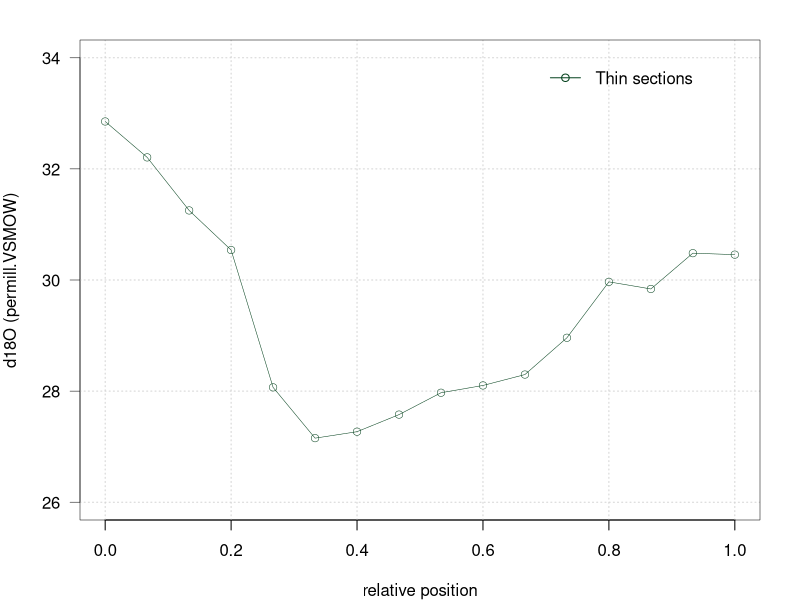
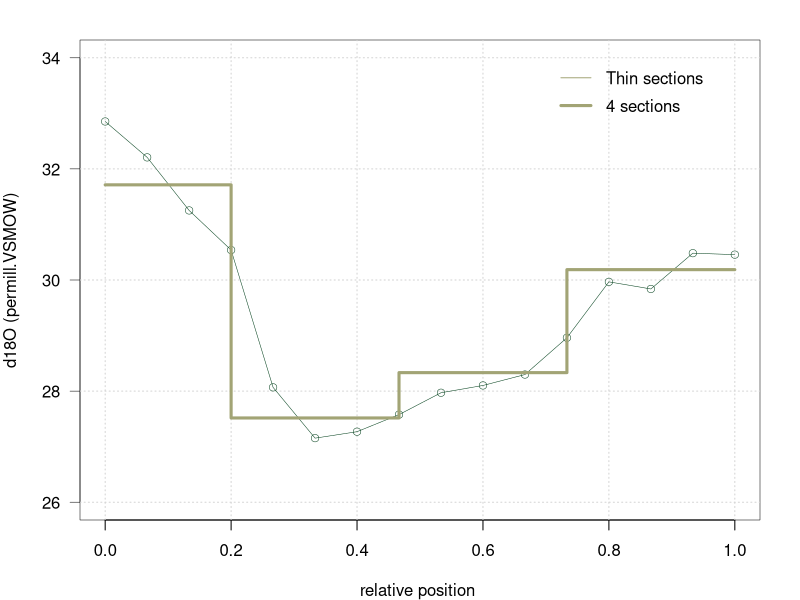
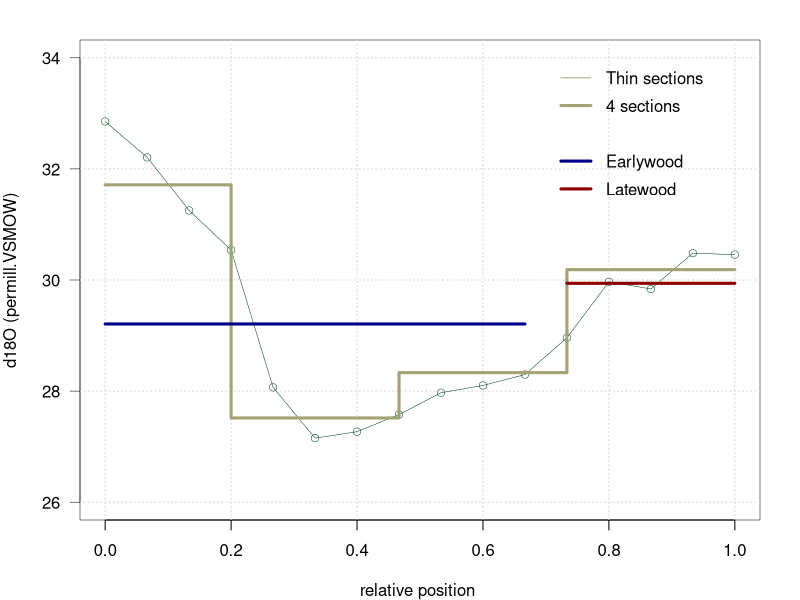
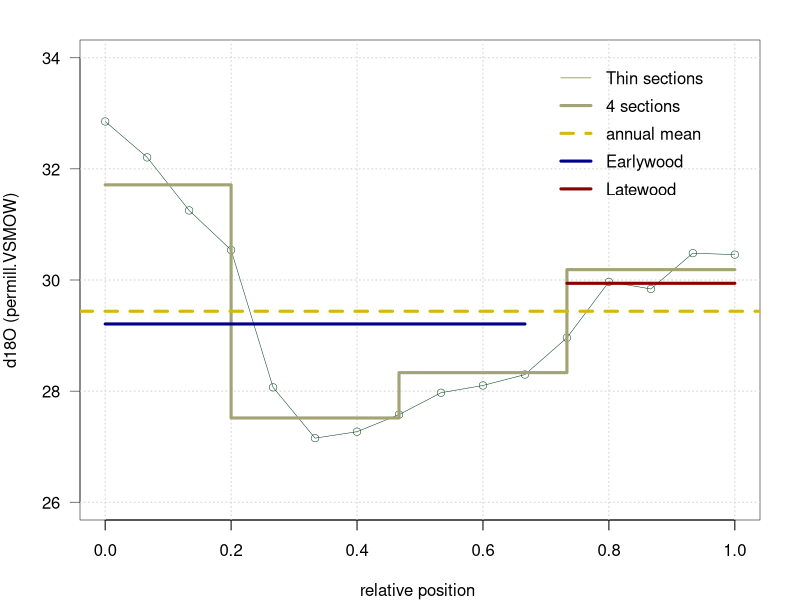
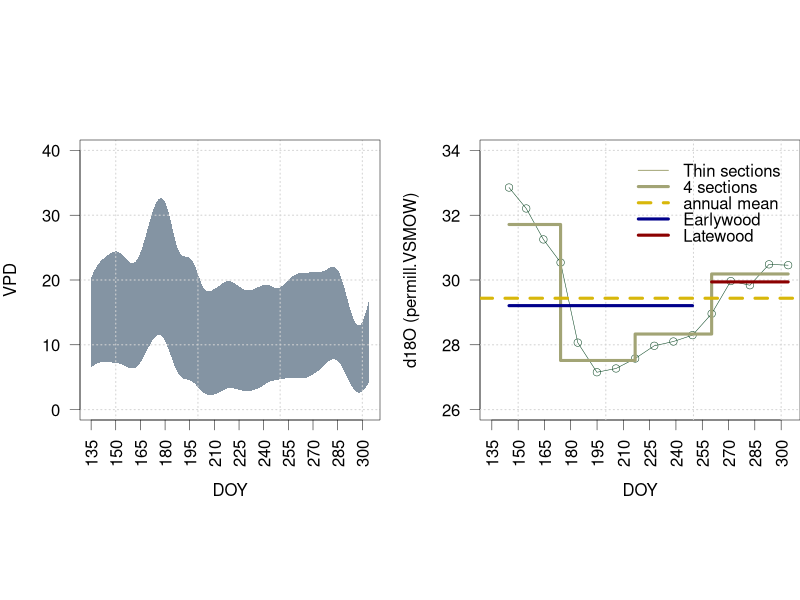
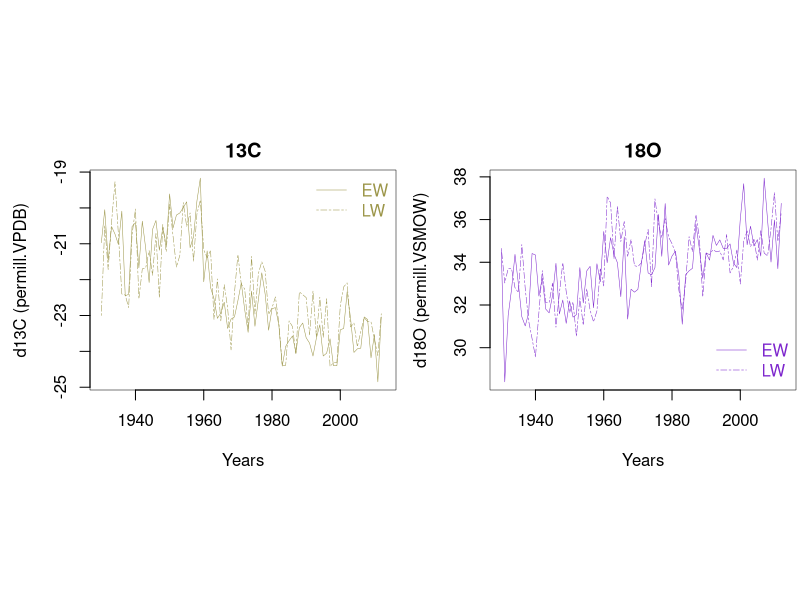
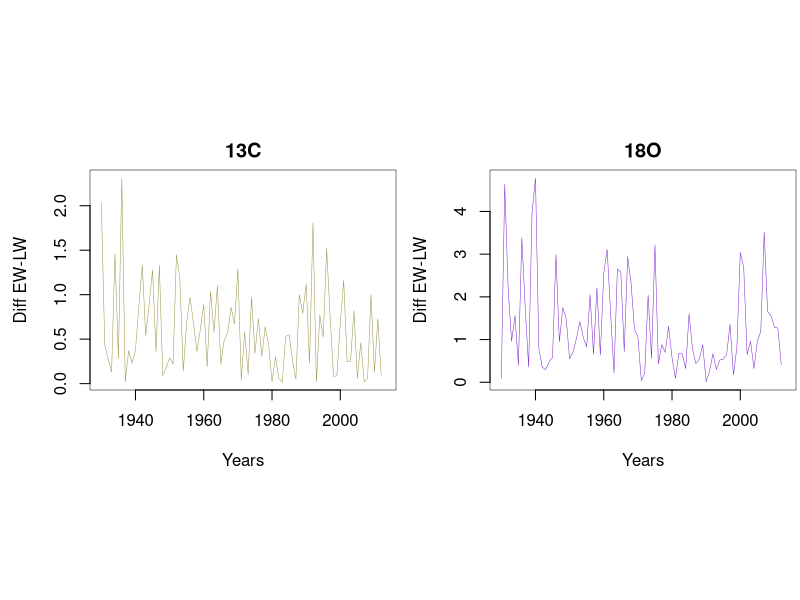
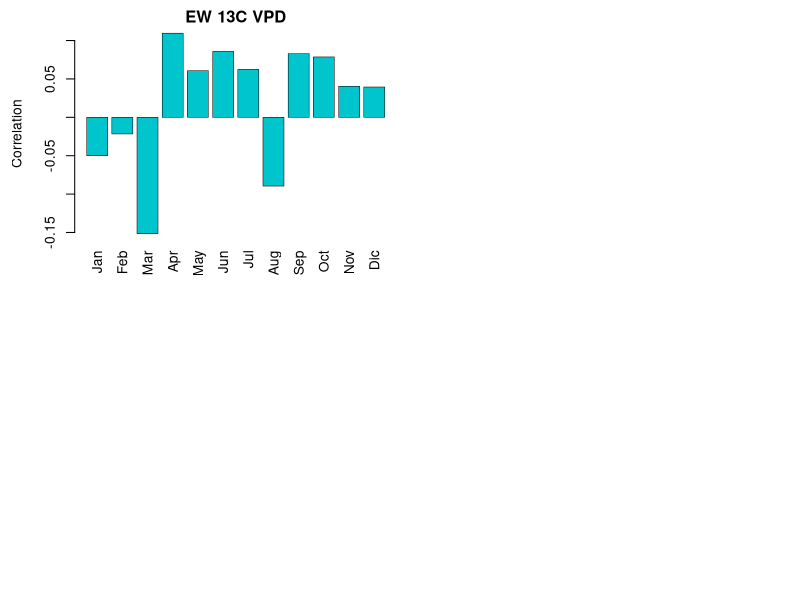

Write R code to recreate these figures, in order. (Note: this script raises an error after producing the figures.)
## ---- chunk 1
# Read the high resolution 18O data for 1998.
HEL_98 <- read.csv("Data_Notebook5_part1/high_res_HEL_1998.csv") [,c(2,3,8)]
# color vector for plots
colb1 <- c("#D8B70A","#02401B","#A2A475","#D67236") 
## ---- chunk 2
par(mar=c(4,4,2,2),lwd=0.5)
plot(HEL_98[,3], HEL_98[,2], type="n", ylim=c(26,34), xlim=c(0,1), axes=F, xlab = "relative position", ylab = "d18O (permill.VSMOW)")
axis(1)
axis(2,lwd=0.5,las=2)
grid(lwd=1)
box()
lines( HEL_98[,3],HEL_98[,2], type="o",col=colb1[2],lwd=0.5, pch=1)
legend(x = 0.7, y = 34, legend = "Thin sections", col=colb1[2] , bty = "n",lwd=1,lty=1,pch = 1)
## ---- chunk 3
# select the sections per quarter
p25<- round(0.25*nrow(HEL_98),0)
p50<- round(0.50*nrow(HEL_98),0)
p75<- round(0.75*nrow(HEL_98),0)
p100<- round(1*nrow(HEL_98),0)
HEL_98_quarter  <- c(rep(mean(HEL_98[,2][1:p25], na.rm = T),length(1:p25)),
                  rep(mean(HEL_98[,2][(1+p25):p50], na.rm = T),length((1+p25):p50)),
                  rep(mean(HEL_98[,2][(1+p50):p75], na.rm = T),length((1+p50):p75)),
                  rep(mean(HEL_98[,2][(1+p75):p100], na.rm = T),length((1+p75):p100)))
## ---- chunk 4
par(mar=c(4,4,2,2),lwd=0.5)
plot(HEL_98[,3], HEL_98[,2], type="n", ylim=c(26,34), xlim=c(0,1), axes=F, xlab = "relative position ", ylab = "d18O (permill.VSMOW)");box()
axis(1)
axis(2,lwd=0.5,las=2)
grid(lwd=1)
lines( HEL_98[,3],HEL_98[,2], type="o",col=colb1[2],lwd=0.5, pch=1)
legend(x = 0.7, y = 34, legend = "Thin sections", col=colb1[3] , bty = "n",lwd=1)
# add the values of the quarters (equally distanced thin sections)
lines( HEL_98[,3],HEL_98_quarter, type="S",col=colb1[3],lwd=3)
legend(x = 0.7, y = 33.5, legend = "4 sections", col=colb1[3] , bty = "n",lwd=3)
## ---- chunk 5
#  We can estimate a % of EW and LW from total thin sections measurements as follows:
EW_1998 <- mean(HEL_98[,2][1:11], na.rm = T)
LW_1998 <- mean(HEL_98[,2][12:16], na.rm = T)
## ---- chunk 6
par(mar=c(4,4,2,2),lwd=0.5)
plot(HEL_98[,3], HEL_98[,2], type="n", ylim=c(26,34), xlim=c(0,1), axes=F, xlab = "relative position ", ylab = "d18O (permill.VSMOW)");box()
axis(1)
axis(2,lwd=0.5,las=2)
grid(lwd=1)
lines( HEL_98[,3],HEL_98[,2], type="o",col=colb1[2],lwd=0.5, pch=1)
legend(x = 0.7, y = 34, legend = "Thin sections", col=colb1[3] , bty = "n",lwd=1)
# add the values of the quarters (equally distanced thin sections)
lines( HEL_98[,3],HEL_98_quarter, type="S",col=colb1[3],lwd=3)
legend(x = 0.7, y = 33.5, legend = "4 sections", col=colb1[3] , bty = "n",lwd=3)
# Add the values EW and LW 
lines(HEL_98[,3][1:11], rep(EW_1998, 11),type="s",col="darkblue",lwd=3  )#EW
legend(x = 0.7, y = 32.5, legend = "Earlywood", col="darkblue" , bty = "n",lwd=3)
lines(HEL_98[,3][12:16], rep(LW_1998, 5),type="s",col="darkred",lwd=3  )#LW
legend(x = 0.7, y = 32, legend = "Latewood", col="darkred" , bty = "n",lwd=3)
## ---- chunk 7
#Here you will need to estimate the  average of the ring based on the thin sections provided.
# example 
HEL_98_complete <- mean(HEL_98[,2])
## ---- chunk 8
par(mar=c(4,4,2,2),lwd=0.5)
plot(HEL_98[,3], HEL_98[,2], type="n", ylim=c(26,34), xlim=c(0,1), axes=F, xlab = "relative position ", ylab = "d18O (permill.VSMOW)");box()
axis(1)
axis(2,lwd=0.5,las=2)
grid(lwd=1)
lines( HEL_98[,3],HEL_98[,2], type="o",col=colb1[2],lwd=0.5, pch=1)
legend(x = 0.7, y = 34, legend = "Thin sections", col=colb1[3] , bty = "n",lwd=1)
# add the values of the quarters (equally distanced thin sections)
lines( HEL_98[,3],HEL_98_quarter, type="S",col=colb1[3],lwd=3)
legend(x = 0.7, y = 33.5, legend = "4 sections", col=colb1[3] , bty = "n",lwd=3)
# Add the values EW and LW 
lines(HEL_98[,3][1:11], rep(EW_1998, 11),type="s",col="darkblue",lwd=3  )#EW
legend(x = 0.7, y = 32.5, legend = "Earlywood", col="darkblue" , bty = "n",lwd=3)
lines(HEL_98[,3][12:16], rep(LW_1998, 5),type="s",col="darkred",lwd=3  )#LW
legend(x = 0.7, y = 32, legend = "Latewood", col="darkred" , bty = "n",lwd=3)
# add the annual 18O value
abline(h = HEL_98_complete,col=colb1[1],lwd=3,lty=2)
legend(x = 0.7, y = 33, legend = "annual mean", col=colb1[1] , bty = "n",lwd=3,lty=2)
## ---- chunk 9
#read VPD data for this site
VPD_HEL <- read.csv("Data_Notebook5_part1/VPD_1998_1999_HEL.csv" )[,c(2,3,4)]
# Note that the VPD values are reported for Day of the year
par(mar=c(4,4,2,0),lwd=0.5)
layout(matrix(1:2,nrow = 1, ncol = 2,byrow = T), widths = c(10,10),heights = c(10,10),respect = TRUE)
#VPD_1998
par(mar=c(4,4,2,1),lwd=0.5)
plot(x = c(1:10),y=c(1:10),xlim = c(135,304), ylim = c(0,40) , type = "n", axes = F, xlab = "DOY", ylab = "VPD")
polygon(x = c(VPD_HEL[,1], rev(VPD_HEL[,1])), y = c(VPD_HEL[,2], rev(VPD_HEL[,3])), border = F, col = rgb(0.2,0.3,0.4,0.6))
axis(1, at = seq(135,304,15),lwd=0.5,las=2)
axis(2,at = seq(0,40, 10), las=2,lwd=0.5)
grid(lwd=1)
box()
# Note that the d18O values are plotted vs  Day of the year
par(mar=c(4,4,2,0),lwd=0.5)
plot(HEL_98[,1], HEL_98[,2], type="n", ylim=c(26,34), xlim=c(135,304), axes=F, xlab = "DOY", ylab = "d18O (permill.VSMOW)");box()
axis(1, at = seq(135,304,15),lwd=0.5,las=2)
axis(2,lwd=0.5,las=2)
grid(lwd=1)
lines( HEL_98[,1],HEL_98[,2], type="o",col=colb1[2],lwd=0.5, pch=1)
legend(x = 210, y = 34, legend = "Thin sections", col=colb1[3] , bty = "n",lwd=1)
# add the values of the quarters (equally distanced thin sections)
lines( HEL_98[,1],HEL_98_quarter, type="S",col=colb1[3],lwd=3)
legend(x = 210, y = 33.5, legend = "4 sections", col=colb1[3] , bty = "n",lwd=3)
# Add the values EW and LW 
lines(HEL_98[,1][1:11], rep(EW_1998, 11),type="s",col="darkblue",lwd=3  )#EW
legend(x = 210, y = 32.5, legend = "Earlywood", col="darkblue" , bty = "n",lwd=3)
lines(HEL_98[,1][12:16], rep(LW_1998, 5),type="s",col="darkred",lwd=3  )#LW
legend(x = 210, y = 32, legend = "Latewood", col="darkred" , bty = "n",lwd=3)
# add the annual 18O value
abline(h = HEL_98_complete,col=colb1[1],lwd=3,lty=2)
legend(x = 210, y = 33, legend = "annual mean", col=colb1[1] , bty = "n",lwd=3,lty=2)

## ---- chunk 10
RCP_iso <- read.csv("Data_Notebook5_part2/RCP_Isotope_data_EW_LW.csv")[,c(2:5)]
EW.13C <- ts(RCP_iso[,1], start=1930, frequency=1)
LW.13C <- ts(RCP_iso[,2], start=1930, frequency=1)
EW.18O <- ts(RCP_iso[,3], start=1930, frequency=1)
LW.18O <- ts(RCP_iso[,4], start=1930, frequency=1)
## ---- chunk 11
par(mar=c(4,4.5,2,0.2))
layout(matrix(1:2,nrow = 1, ncol = 2,byrow = T), widths = c(2,2),heights = c(1.7,1.7),respect = TRUE)
ts.plot(EW.13C,ylab="d13C (permill.VPDB)",xlab="Years", col="#9C964A",main="13C")
lines(LW.13C,col="#9C964A", lty=6)
legend("topright", c("EW","LW"), lty=c(1,6), col=c("#9C964A","#9C964A"), text.col =c("#9C964A","#9C964A"), bty = "n")
ts.plot(EW.18O,ylab="d18O (permill.VSMOW)",xlab="Years", col="purple3",main="18O")
lines(LW.18O,col="purple3", lty=6)
legend("bottomright", c("EW","LW"), lty=c(1,6), col=c("purple3","purple3"), text.col =c("purple3","purple3"), bty = "n")
## ---- chunk 12
# First  calculate the difference between EW and LW for each isotope
diff.13C <- abs(LW.13C-EW.13C)
diff.18O <- abs(LW.18O-EW.18O)
## ---- chunk 13
par(mar=c(4,4.5,2,0.2))
layout(matrix(1:2,nrow = 1, ncol = 2,byrow = T), widths = c(2,2),heights = c(1.7,1.7),respect = TRUE)
ts.plot(diff.13C,ylab="Diff EW-LW",xlab="Years", col="#9C964A",main="13C")
ts.plot(diff.18O,ylab="Diff EW-LW",xlab="Years", col="purple3",main="18O")
## ---- chunk 14
# Read climate variables: VPD and precipitation. These data are from PRISM and cover the period from 1895-2015
RCP.vpd <- ts((read.csv("Data_Notebook5_part2/RCP_VPD_prism(monthly_1895_2015).csv")[,c(2:13)]), start=1895, frequency=1)
RCP.pcp <- ts((read.csv("Data_Notebook5_part2/RCP_precipitation_(mm)_1901-2012.csv")[,c(2:13)]), start=1901, frequency=1)
# Note that you need to subset the climate data for the period of the tree ring record (1930-2012)
## ---- chunk 15
# you can use monthly averages to look at seasonal patterns of VPD and PCP (barplot)
## ---- chunk 16
# For VPD
EW.13C.vpd <- ts.union(EW.13C,RCP.vpd)
LW.13C.vpd <- ts.union(LW.13C,RCP.vpd)
EW.18O.vpd <- ts.union(EW.18O,RCP.vpd)
EW.18O.vpd <- ts.union(EW.18O,RCP.vpd)

# For Precipitation
EW.13C.pcp <- ts.union(EW.13C,RCP.pcp)
LW.13C.pcp <- ts.union(LW.13C,RCP.pcp)
EW.18O.pcp <- ts.union(EW.18O,RCP.pcp)
EW.18O.pcp <- ts.union(EW.18O,RCP.pcp)

## ---- chunk 17
# here is an example for EW13C and VPD including renaming the columns for better plots
correl.EW.13C.vpd <- cor(EW.13C.vpd,use="p"); colnames(correl.EW.13C.vpd) <- c("EW.13C", colnames(RCP.vpd))
# repeat these steps for the other tree ring subdivisions and climate variables
## ---- chunk 18
# here is a skeleton for a plot that includes only EW13C and VPD
# you will need to add the plots for other variables. 
layout(matrix(1:4,nrow = 2, ncol = 2,byrow = F), widths = c(4,4,4,4),heights = c(3,3,3,3),respect = TRUE)
barplot(correl.EW.13C.vpd[1,2:13],las=3,col=c("turquoise3"),ylab="Correlation", main="EW 13C VPD")
# add other subdivisions
# You can repeat the plot for precipitations
## ---- chunk 19
# Combine matrices
diff.13C.vpd <- ts.union(diff.13C, RCP.vpd)
diff.18O.vpd <- ts.union(diff.18O, RCP.vpd)

diff.13C.pcp <- ts.union(diff.13C, RCP.pcp)
diff.18O.pcp <- ts.union(diff.18O, RCP.pcp)

# run correlations
corr.diff.13C.vpd <- cor(diff.13C.vpd,use="p"); colnames(corr.diff.13C.vpd) <- c("diff.13C", colnames(RCP.vpd))
corr.diff.18O.vpd <- cor(diff.18O.vpd,use="p"); colnames(corr.diff.18O.vpd) <- c("diff.18O", colnames(RCP.vpd))

corr.diff.13C.pcp <- cor(diff.13C.pcp,use="p"); colnames(corr.diff.13C.pcp) <- c("diff.13C", colnames(RCP.vpd))
corr.diff.18O.pcp <- cor(diff.18O.pcp,use="p"); colnames(corr.diff.18O.pcp) <- c("diff.18O", colnames(RCP.vpd))
## ---- chunk 20
# here is one example
corr.diff.13C.vpd [1,2:13]
## ---- chunk 21
# here is an example with MAY VPD 
linear.diff.13C.vpd <- lm(diff.13C~ RCP.vpd[,"May"])
